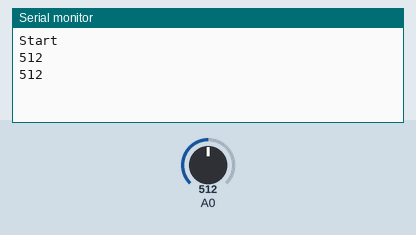
This sketch was run on a simulated Arduino Uno, built with avr-gcc and run on an emulated ATmega328P. Shown: the last lines printed to the serial monitor. The inputs (shaded band) are chosen by the test bench; at power-on: A0 = 512.

Above: at 1.8 s.
1.9 s: A0 set to 716
At 2.6 s:
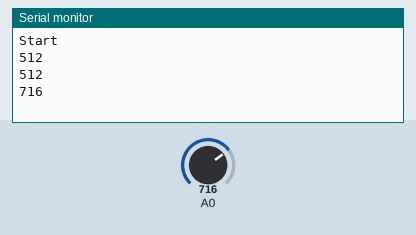
3.4 s: A0 set to 900
At 4.8 s:
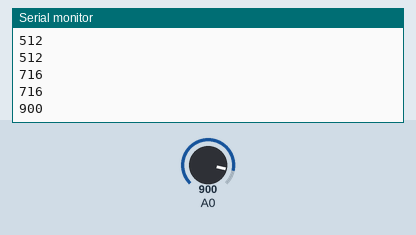
Timing chart, 0 to 6.4 s (numbered marks = the images above; inputs shaded):
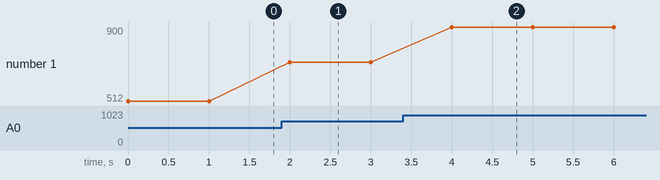

Measured:
- after the input at 1.9 s, the serial monitor: prints a new line after 0.10 s (image 1)
- after the input at 3.4 s, the serial monitor: prints a new line after 0.60 s (image 2)
- plotted number 1: 512 → 716 after the input at 1.9 s, 716 → 900 after the input at 3.4 s

The sketch:

sample-analogRead.ino
```cpp
//------------------------------------------------------------------------------
// TOUT(A0)につなぐのは最大 1V まで
// 0V: 0  1V: 1023 が返ってくる
//------------------------------------------------------------------------------

void setup() {
  Serial.begin(115200);
  Serial.println("\nStart\n");

}

void loop() {
  int analogValue = analogRead(A0);
  Serial.println(analogValue);
  delay(1000);
}
```
